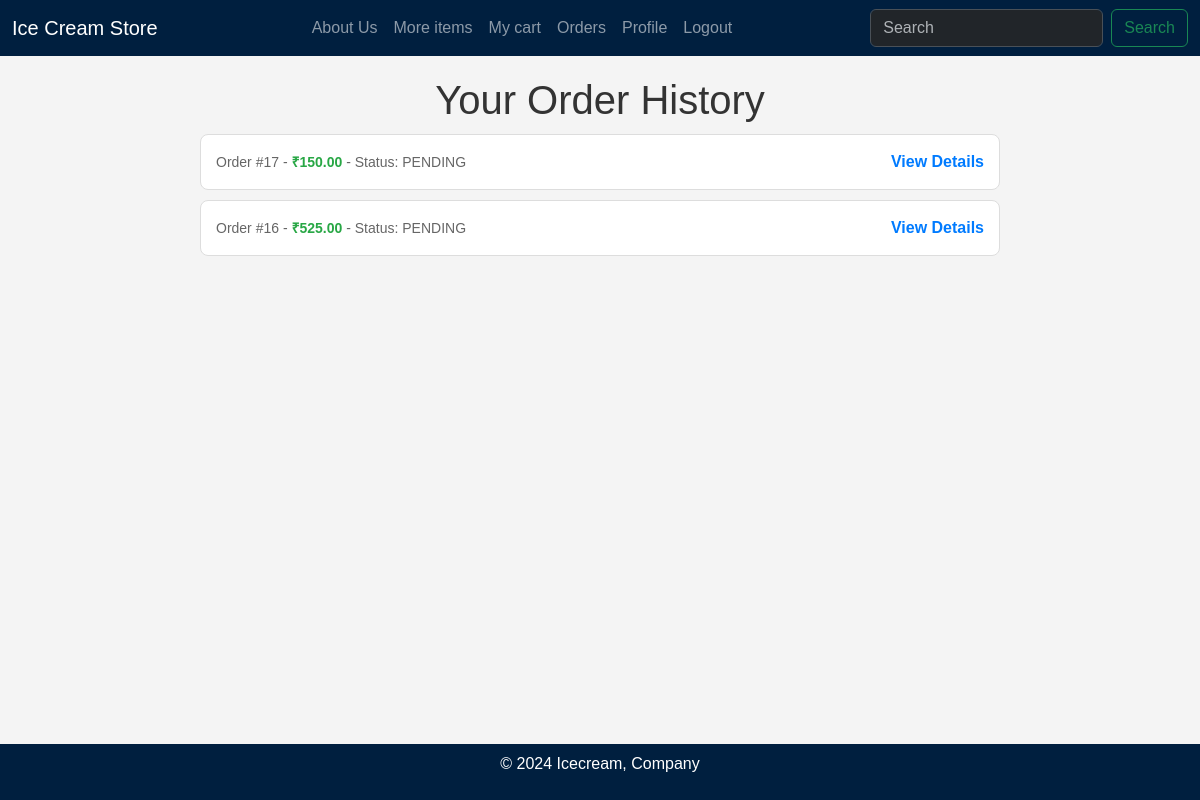
/order_history/ (signed in), run on the app's committed database.
### orders/models.py (models this page shows, shortened)
class Order(models.Model):
    user = models.ForeignKey(User, on_delete=models.CASCADE)
    order_date = models.DateTimeField(auto_now_add=True)
    total_amount = models.DecimalField(max_digits=10, decimal_places=2)
    status = models.CharField(max_length=20, choices=[('PENDING','Pending'),('COMPLETED','Completed')])
    razorpay_order_id = models.CharField(max_length=255)
    address = models.ForeignKey(Address, on_delete=models.CASCADE, null=True, blank=True, related_name="orders")

### orders/views.py (the view)
# urls.py: path('order_history/', views.order_history, name='order_history'),
def order_history(request):
    if not request.user.is_authenticated:
        return redirect('login')
    orders = Order.objects.filter(user=request.user).prefetch_related('order_details').order_by('-order_date')
    context =  {
        'orders': orders
        }
    return render(request, 'order_history.html', context)

### orders/templates/order_history.html (shortened to what this page needs)
{% extends 'base.html' %}
{% load static %}
{% block content %}
<h1>Your Order History</h1>
<ul>
    {% for order in orders %}
        <li class="li">
            <div class="order-details">
                Order #{{ order.id }} -
                <span class="order-total">₹{{ order.total_amount }}</span> -
                Status: {{ order.status }}
            </div>
            <a class="a" href="{% url 'orders:order_detail' order.id %}">View Details</a>
        </li>
    {% endfor %}
</ul>
{% endblock %}

### static/css/style.css (style rules this page uses)
* { padding: 0; margin: 0; box-sizing: border-box; }
html, body { width: 100%; margin: auto; height: 100%; }
body { overflow-x: hidden; }

### orders/templates/order_history.html (style rules this page uses)
body { font-family: Arial, sans-serif; background-color: #f4f4f4; margin: 0; padding: 0; }
h1 { color: #333; text-align: center; margin-top: 20px; }
ul { list-style-type: none; padding: 0; max-width: 800px; margin: 0 auto; }
.li { background-color: #fff; border: 1px solid #ddd; margin: 10px 0; padding: 15px; border-radius: 8px; display: flex; justify-content: space-between; align-items: center; }
.a { color: #007bff; text-decoration: none; font-weight: bold; }
.order-details { font-size: 14px; color: #666; }
.order-total { font-weight: bold; color: #28a745; }

### data on the page
Order: id "17", total_amount "150.00", status "PENDING"
Order: id "16", total_amount "525.00", status "PENDING"
